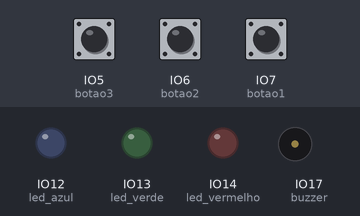
Recording of a program running on a simulated ESP32 board running CircuitPython. Shown: output pins drawn as LEDs (lit = HIGH), buzzer (waves = sounding, pin HIGH). The inputs (shaded band) are chosen by the test bench; at power-on: IO5 (botao3) HIGH, IO6 (botao2) HIGH, IO7 (botao1) HIGH.

Above: at 1.2 s.
1.3 s: IO5 (botao3) pulled LOW for 0.15 s
At 1.8 s:
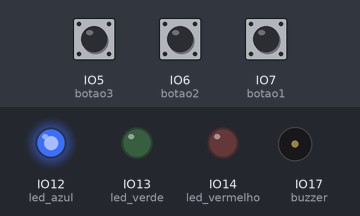
2.9 s: IO6 (botao2) pulled LOW for 0.15 s
At 4.2 s:
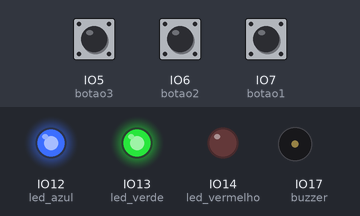
4.5 s: IO7 (botao1) pulled LOW for 0.15 s
At 5.4 s:
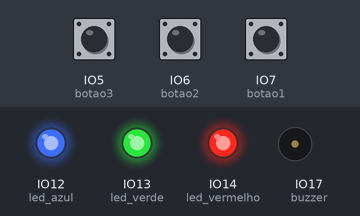
6.1 s: IO5 (botao3) pulled LOW for 1 s
At 6.8 s:
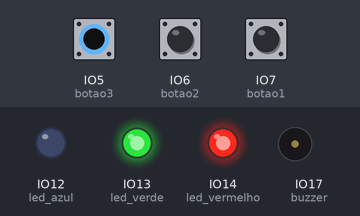
8.6 s: IO6 (botao2) pulled LOW for 1 s
At 9.9 s:
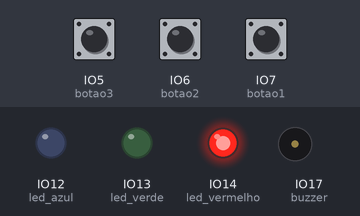
11.1 s: IO7 (botao1) pulled LOW for 1 s
At 11.8 s:
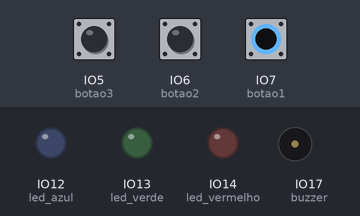
Timing chart, 0 to 14.1 s (numbered marks = the images above; inputs shaded):
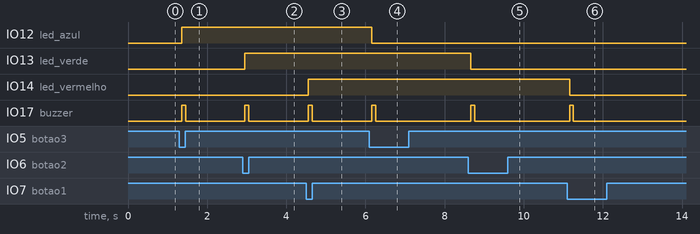

Measured:
- after the input at 1.3 s, IO12 (led_azul): LOW → HIGH after 0.05 s; IO17 (buzzer): LOW → HIGH after 0.05 s, → LOW 0.10 s later
- after the input at 2.9 s, IO13 (led_verde): LOW → HIGH after 0.06 s; IO17 (buzzer): LOW → HIGH after 0.06 s, → LOW 0.10 s later
- after the input at 4.5 s, IO14 (led_vermelho): LOW → HIGH after 0.05 s; IO17 (buzzer): LOW → HIGH after 0.05 s, → LOW 0.10 s later
- after the input at 6.1 s, IO12 (led_azul): HIGH → LOW after 0.06 s; IO17 (buzzer): LOW → HIGH after 0.06 s, → LOW 0.10 s later
- after the input at 8.6 s, IO13 (led_verde): HIGH → LOW after 0.06 s; IO17 (buzzer): LOW → HIGH after 0.06 s, → LOW 0.10 s later
- after the input at 11.1 s, IO14 (led_vermelho): HIGH → LOW after 0.06 s; IO17 (buzzer): LOW → HIGH after 0.06 s, → LOW 0.10 s later

The program:

code.py
```python
# (licence header left out)
import board
import digitalio
import time

# Define os LEDs, botões e o buzzer
led_vermelho = digitalio.DigitalInOut(board.IO14)
led_verde = digitalio.DigitalInOut(board.IO13)
led_azul = digitalio.DigitalInOut(board.IO12)
botao1 = digitalio.DigitalInOut(board.IO7)
botao2 = digitalio.DigitalInOut(board.IO6)
botao3 = digitalio.DigitalInOut(board.IO5)
buzzer = digitalio.DigitalInOut(board.IO17)

led_vermelho.direction = digitalio.Direction.OUTPUT
led_verde.direction = digitalio.Direction.OUTPUT
led_azul.direction = digitalio.Direction.OUTPUT
botao1.direction = digitalio.Direction.INPUT
botao2.direction = digitalio.Direction.INPUT
botao3.direction = digitalio.Direction.INPUT
buzzer.direction = digitalio.Direction.OUTPUT

botao1.pull = digitalio.Pull.UP
botao2.pull = digitalio.Pull.UP
botao3.pull = digitalio.Pull.UP

# Inicialmente, desliga todos os LEDs, define os estados dos botões e desliga o buzzer
led_vermelho.value = False
led_verde.value = False
led_azul.value = False
buzzer.value = False

botao1_state = True
botao2_state = True
botao3_state = True

# Variáveis para debounce
ultimo_estado_botao1 = True
ultimo_estado_botao2 = True
ultimo_estado_botao3 = True
tempo_ultimo_estado1 = 0
tempo_ultimo_estado2 = 0
tempo_ultimo_estado3 = 0
debounce_interval = 0.05  # Tempo de debounce em segundos

# Função para emitir um beep
def emitir_beep():
    buzzer.value = True
    time.sleep(0.1)  # Duração do beep (100 ms)
    buzzer.value = False

# Loop principal
while True:
    # Lê o estado atual dos botões
    estado_botao1_atual = not botao1.value
    estado_botao2_atual = not botao2.value
    estado_botao3_atual = not botao3.value

    # Verifica o Botão 1
    if estado_botao1_atual != ultimo_estado_botao1:
        tempo_ultimo_estado1 = time.monotonic()
        ultimo_estado_botao1 = estado_botao1_atual

    if (time.monotonic() - tempo_ultimo_estado1) >= debounce_interval:
        if estado_botao1_atual and botao1_state:
            led_vermelho.value = not led_vermelho.value
            emitir_beep()
            botao1_state = False

        if not estado_botao1_atual:
            botao1_state = True

    # Verifica o Botão 2
    if estado_botao2_atual != ultimo_estado_botao2:
        tempo_ultimo_estado2 = time.monotonic()
        ultimo_estado_botao2 = estado_botao2_atual

    if (time.monotonic() - tempo_ultimo_estado2) >= debounce_interval:
        if estado_botao2_atual and botao2_state:
            led_verde.value = not led_verde.value
            emitir_beep()
            botao2_state = False

        if not estado_botao2_atual:
            botao2_state = True

    # Verifica o Botão 3
    if estado_botao3_atual != ultimo_estado_botao3:
        tempo_ultimo_estado3 = time.monotonic()
        ultimo_estado_botao3 = estado_botao3_atual

    if (time.monotonic() - tempo_ultimo_estado3) >= debounce_interval:
        if estado_botao3_atual and botao3_state:
            led_azul.value = not led_azul.value
            emitir_beep()
            botao3_state = False

        if not estado_botao3_atual:
            botao3_state = True
```
